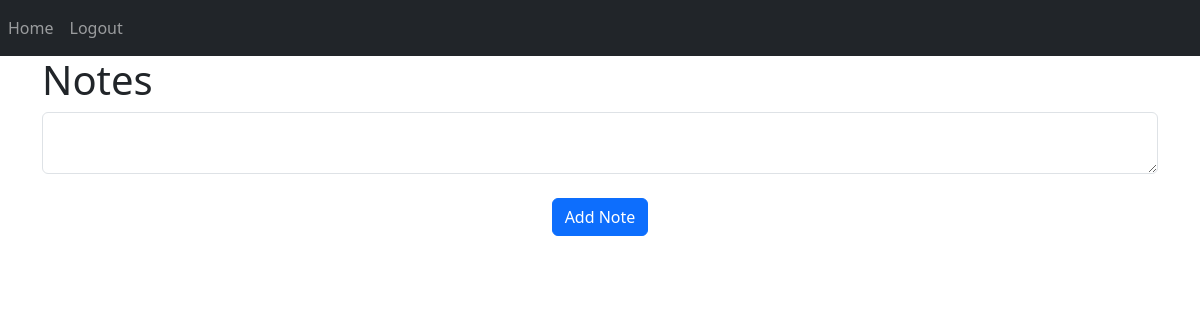
The page / (signed in) on the database as committed earlier.
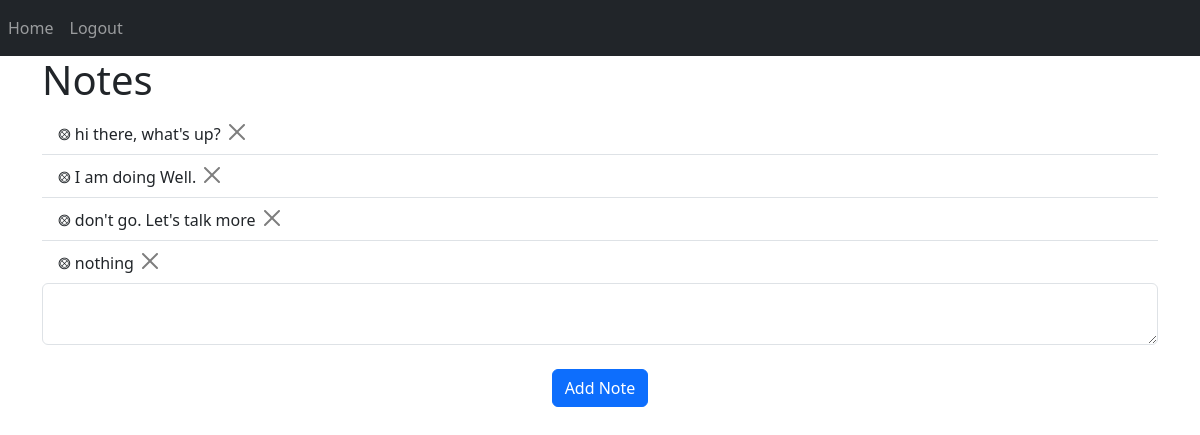
The same page on the database as committed later.
### website/models.py (models this page shows)
class Note(db.Model):
    id = db.Column(db.Integer, primary_key = True)
    data = db.Column(db.String(10000))
    date = db.Column(db.DateTime(timezone = True), default = func.now())
    user_id = db.Column(db.Integer, db.ForeignKey('user.id'))

### website/views.py (the view, shortened to what this page needs)
@views.route('/' , methods = ['GET', 'POST'])
@login_required
def home():
    return render_template('home.html' , user = current_user)

### website/__init__.py (called while the page is built)
def create_app():
    app = Flask(__name__)
    app.config['SECRET_KEY'] = "Fayyaz.Kaleem724"
    app.config["SQLALCHEMY_DATABASE_URI"] = f'sqlite:///{DB_NAME}'
    db.init_app(app)
    from .views import views
    from .auth import auth
    app.register_blueprint(views, url_prefix ='/')
    app.register_blueprint(auth, url_prefix ='/')
    from .models import User , Note
    create_database(app)
    login_manager = LoginManager()
    login_manager.login_view = 'auth.login'
    login_manager.init_app(app)
    @login_manager.user_loader
    def load_user(id):
        return User.query.get(int(id))
    return app

### website/templates/home.html (shortened to what this page needs)
{% extends 'base.html' %}
{% block content %}
    <h1> Notes </h1>
    <ul class="list-group list-group-flush" id="notes">
        {% for note in user.notes  %}
        <li class="list-group-item"> &Otimes; {{note.data}}
            <button type="button" class="btn-close" data-bs-dismiss="alert" aria-label="Close" onClick="deleteNote({{note.id}})">
            </button>
        </li>
        {% endfor %}
    </ul>
   <form method="post">
    <textarea name="note" id="note" class="form-control"></textarea>
    <br>
    <div align = "center">
        <button type="submit" class="btn btn-primary"> Add Note</button>
    </div>
   </form>
{% endblock content %}

### website/templates/base.html (shortened to what this page needs)
<!DOCTYPE html>
<html lang="en">
<head>
    <link href="https://cdn.jsdelivr.net/npm/bootstrap@5.3.2/dist/css/bootstrap.min.css" rel="stylesheet">
</head>
<body>
    <nav class="navbar navbar-expand-lg navbar-dark bg-dark">
        <div class="collapse navbar-collapse" id="navbar">
            <div class="navbar-nav">
                {% if user.is_authenticated %}
                    <a href="/" class="nav-item nav-link" id="home"> Home</a>
                    <a href="/logout" class="nav-item nav-link" id="logout"> Logout</a>
                {% else %}
                <a href="/login" class="nav-item nav-link" id="login"> Login</a>
                <a href="/signup" class="nav-item nav-link" id="sign_up"> Sign Up</a>
                {% endif %}
            </div>
        </div>
    </nav>
    <div class="container">
        {% block content %}
        {% endblock content %}
    </div>
</body>
</html>

Rows that differ between the two databases and show on the page:
added Note: data "hi there, what's up?"
added Note: data "I am doing Well."
added Note: data "don't go. Let's talk more"
added Note: data "nothing"
